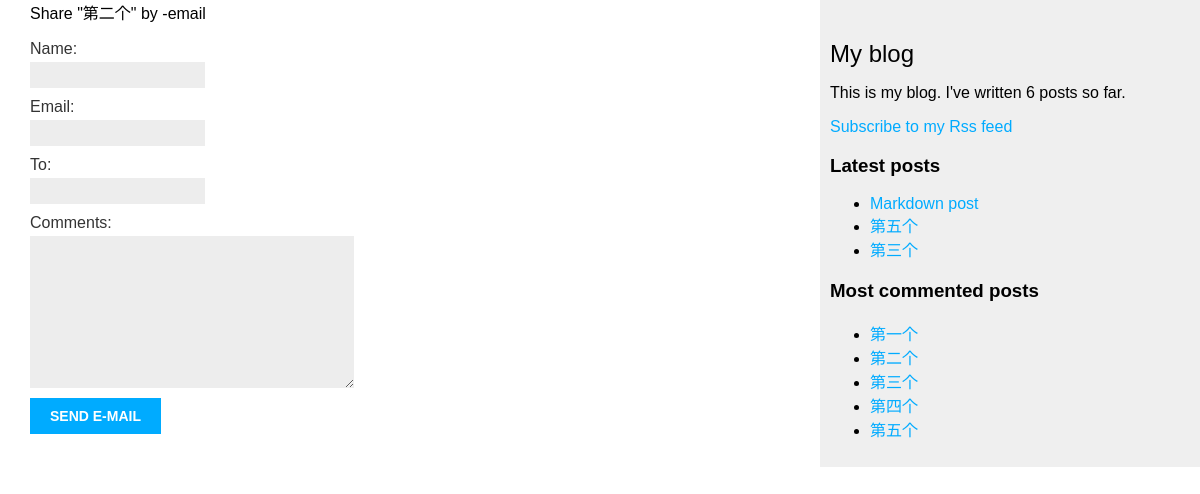
/blog/2/share/, run on the app's committed database.
### blog/models.py (models this page shows, shortened)
class Post(models.Model):
    STATUS_CHOICES = (
        ('draft', 'Draft'),
        ('published', 'Published'),
    )
    title = models.CharField('标题', max_length=250)
    slug = models.SlugField(max_length=250,
                            unique_for_date='publish')
    author = models.ForeignKey(User,
                               on_delete=models.CASCADE,
                               related_name='blog_posts')
    body = models.TextField()
    publish = models.DateTimeField(default=timezone.now)
    created = models.DateTimeField(auto_now_add=True)
    updated = models.DateTimeField(auto_now=True)
    status = models.CharField(max_length=10,
                              choices=STATUS_CHOICES,
                              default='draft')
    objects = models.Manager()
    published = PublishedManager()
    tags = TaggableManager()
    class Meta:
        ordering = ('-publish',)
    def get_absolute_url(self):
        return reverse('blog:post_detail',
                       args=(
                           self.publish.year,
                           self.publish.strftime('%m'),
                           self.publish.strftime('%d'),
                           self.slug
                       ))

### blog/views.py (the view)
# urls.py: url(r'^(?P<post_id>\d+)/share/$', views.post_share, name='post_share'),
def post_share(request, post_id):
    post = get_object_or_404(Post, id=post_id, status='published')
    sent = False
    if request.method == 'POST':
        form = EmailPostForm(request.POST)
        if form.is_valid():
            cd = form.cleaned_data
            post_url = request.build_absolute_uri(post.get_absolute_url())
            subject = '{} ({}) recommends you reading "{}"'.format(cd['name'], cd['email'], post.title)
            message = 'Read "{}" at {}\n\n{}\'s comments: {}'.format(post.title, post_url, cd['name'], cd['comments'])
            send_mail(subject, message, '2446867994@qq.com', [cd['to'], ], fail_silently=False)
            sent = True
    else:
        form = EmailPostForm()
    return render(request, 'blog/post/share.html', {'post': post,
                                                    'form': form,
                                                    'sent': sent,
                                                    })

### blog/forms.py
class EmailPostForm(forms.Form):
    name = forms.CharField(max_length=25)
    email = forms.EmailField()
    to = forms.EmailField()
    comments = forms.CharField(required=False, widget=forms.Textarea)

### blog/models.py (called while the page is built)
    def get_queryset(self):
        return super(PublishedManager, self).get_queryset().filter(status='published')

### blog/templatetags/blog_tags.py (called while the page is built)
@register.simple_tag
def total_posts():
    return Post.published.count()

@register.inclusion_tag('blog/post/latest_posts.html')
def show_latest_posts(count=5):
    latest_posts = Post.published.order_by('-publish')[:count]
    return {'latest_posts': latest_posts}

@register.simple_tag
def get_most_commented_posts(count=5):
    return Post.published.annotate(
        total_comments=Count('comments')
    ).order_by('-total_comments')[:count]

### blog/templates/blog/post/share.html (shortened to what this page needs)
{% extends "blog/base.html" %}
{% block content %}
    {% if sent %}
        <h1>E-mail successfully sent</h1>
        <p>
        "{{ post.title }}" was successfully sent to {{ form.cleaned_data.to }}.
        </p>
    {% else %}
        <h>Share "{{ post.title }}" by -email</h>
        <form action="." method="post">
            {{ form.as_p }}
            <input type="submit" value="Send e-mail">
        </form>
    {% endif %}
{% endblock %}

### blog/templates/blog/base.html (shortened to what this page needs)
{% load blog_tags %}
{% load staticfiles %}
<!DOCTYPE html>
<html lang="en">
<head>
    <link rel="stylesheet" href="{% static "css/blog.css" %}">
</head>
<body>
    <div id="content">
        {% block content %}
        {% endblock %}
    </div>
    <div id="sidebar">
        <h2>My blog</h2>
        <p>This is my blog. I've written {% total_posts %} posts so far.</p>
        <p><a href="{% url "blog:post_feed" %}">Subscribe to my Rss feed</a></p>
        <h3>Latest posts</h3>
        {% show_latest_posts 3 %}
        <h3>Most commented posts</h3>
        {% get_most_commented_posts as most_commented_posts %}
        <ul>
            {% for post in most_commented_posts %}
                <li>
                    <a href="{{ post.get_absolute_url }}">{{ post.title }}</a>
                </li>
            {% endfor %}
        </ul>
    </div>
</body>
</html>

### blog/templates/blog/post/latest_posts.html
<ul>
    {% for post in latest_posts %}
        <li>
            <a href="{{ post.get_absolute_url }}">{{ post.title }}</a>
        </li>
    {% endfor %}
</ul>

### blog/static/css/blog.css (style rules this page uses)
body { margin:0; padding:0; font-family:helvetica, sans-serif; }
a { color:#00abff; text-decoration:none; }
h2 { font-weight:normal; margin:30px 0 0; }
#content { float:left; width:60%; padding:0 0 0 30px; }
#sidebar { float:right; width:30%; padding:10px; background:#efefef; height:100%; }
label { float:left; clear:both; color:#333; margin-bottom:4px; }
input, textarea { clear:both; float:left; margin:0 0 10px; background:#ededed; border:0; padding:6px 10px; font-size:12px; }
input[type=submit] { font-weight:bold; background:#00abff; color:#fff; padding:10px 20px; font-size:14px; text-transform:uppercase; }

### data on the page
Post: title "第二个"
Post: title "Markdown post"
Post: title "第五个"
Post: title "第三个"
Post: title "第一个"
Post: title "第四个"
